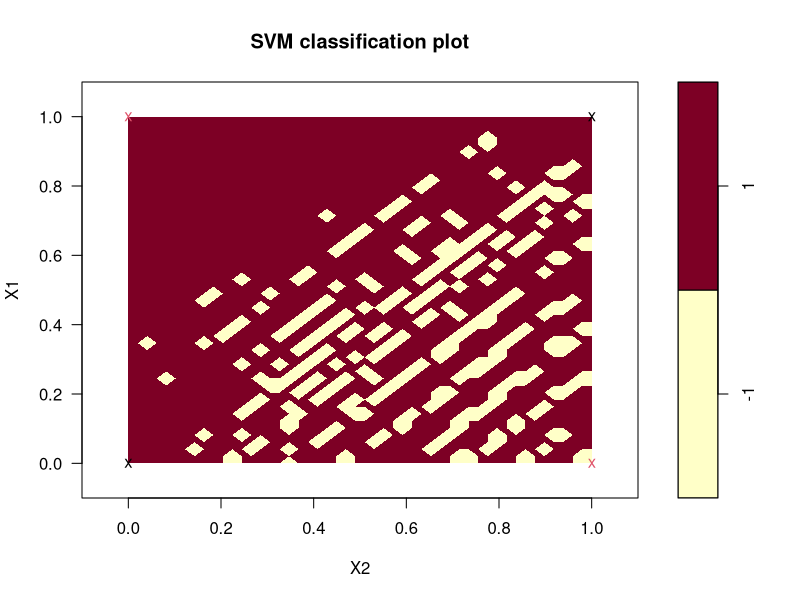

Write R code to recreate this figure.
library(e1071)
library(MASS)

x1 <- c(0, 0, 1, 1)
x2 <- c(0, 1, 0, 1)
y <- c("-1","1","1","-1")

xor <- data.frame(X1 = x1, X2 = x2, classes = y)
xor$classes <- as.factor(xor$classes)
xor

model1 <- 
  svm(classes~., data=xor, kernel="polynomial", degree=1, coef0=1, cost=1)

pred1<-predict(model1,xor)
table(xor$classes,predict(model1,xor))

plot(model1,xor,xlim=c(-0.1,1.1),ylim=c(-0.1,1.1))

summary(model1)

pred1
